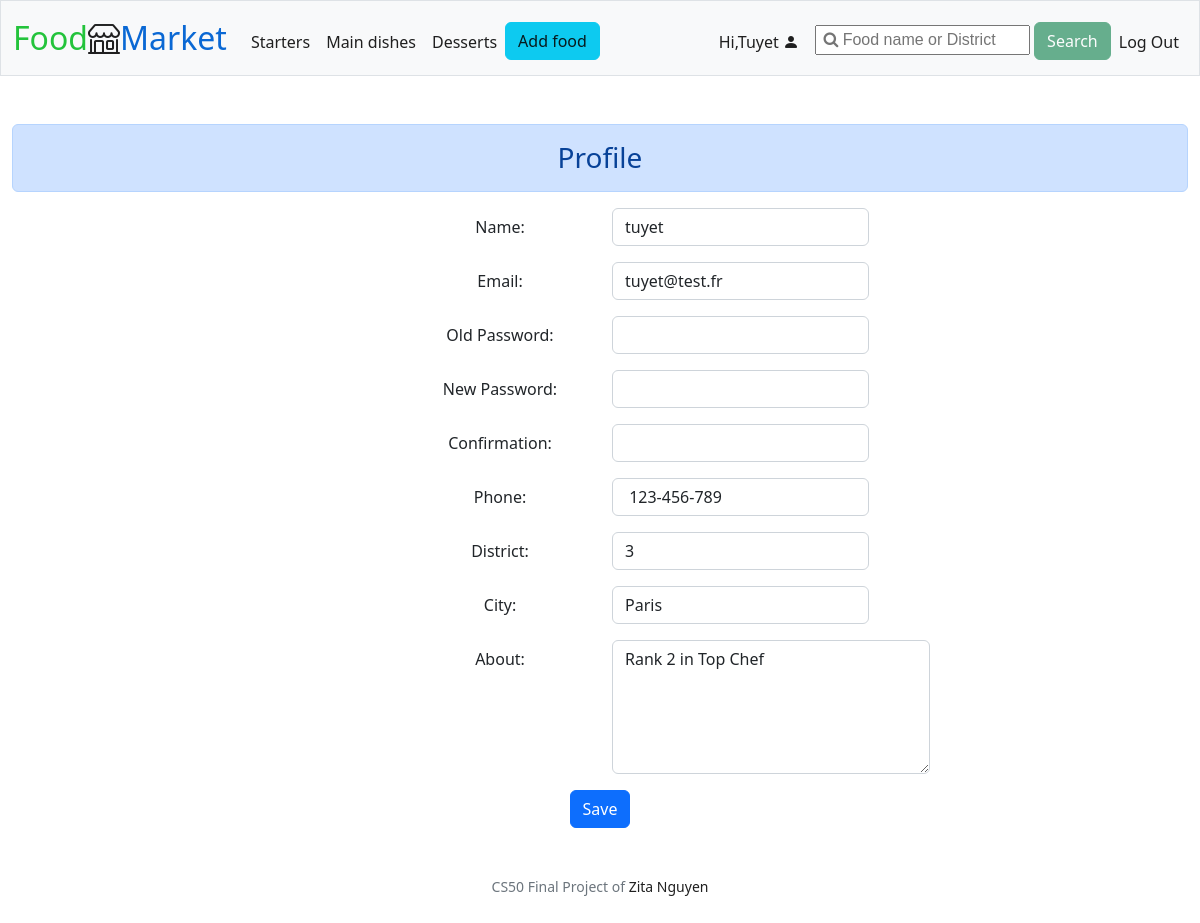
The app's page /edit_profile (signed in) with its own data.
### tables this page shows
CREATE TABLE users (
id INTEGER PRIMARY KEY AUTOINCREMENT,
username TEXT NOT NULL,
email TEXT NOT NULL UNIQUE,
hash TEXT NOT NULL,
role TEXT NOT NULL,
about TEXT);

CREATE TABLE contact (
id INTEGER PRIMARY KEY AUTOINCREMENT,
district TEXT NOT NULL,
city TEXT NOT NULL,
phone TEXT NOT NULL,
user_id INTEGER NOT NULL,
FOREIGN KEY (user_id) REFERENCES users (id)
);

### app.py (the view)
@app.route("/edit_profile", methods=["GET", "POST"])
@login_required
def edit():
    return users.edit_profile(session["user_id"], session["user_role"])

### app.py (called while the page is built)
@app.after_request
def after_request(response):
    response.headers["Cache-Control"] = "no-cache, no-store, must-revalidate"
    response.headers["Expires"] = 0
    response.headers["Pragma"] = "no-cache"
    return response

### helpers.py (called while the page is built)
def login_required(f):
    @wraps(f)
    def decorated_function(*args, **kwargs):
        if session.get("user_id") is None:
            return redirect("/login")
        return f(*args, **kwargs)
    return decorated_function

### queries.py (called while the page is built)
def query_get_seller(id):
    conn = sqlite3.connect("market.db")
    c = conn.cursor()
    c.execute("SELECT users.*, contact.district, contact.city, contact.phone FROM users INNER JOIN contact ON users.id = contact.user_id WHERE users.id = ?", (id,))
    seller = c.fetchone()
    return seller

### templates/edit_profile.html (shortened to what this page needs)
{% extends "layout.html" %}
{% block main %}
<form action="/edit_profile" method="post" class="text-center">
    <div class="alert alert-primary text-center h3" role="alert">
        Profile
    </div>
    <div class="mb-3">
        <div class="form-group row justify-content-center">
            <label for="username" class="col-sm-2 col-form-label">Name:</label>
            <div class="col-sm-2">
                <input autocomplete="off" class="form-control mx-auto w-auto" id="username" name="username" type="text" value="{{ user[1] }}">
            </div>
        </div>
    </div>
    <div class="mb-3">
        <div class="form-group row justify-content-center">
            <label for="email" class="col-sm-2 col-form-label">Email:</label>
            <div class="col-sm-2">
                <input autocomplete="off" class="form-control mx-auto w-auto" id="email" name="email" type="email" value="{{ user[2] }}" readonly="readonly">
            </div>
        </div>
    </div>
    <div class="mb-3">
        <div class="form-group row justify-content-center">
            <label for="old_password" class="col-sm-2 col-form-label">Old Password:</label>
            <div class="col-sm-2">
                <input autocomplete="off" class="form-control mx-auto w-auto" id="old_password" name="old_password" type="password" value="">
            </div>
        </div>
    </div>
    <div class="mb-3">
        <div class="form-group row justify-content-center">
            <label for="new_password" class="col-sm-2 col-form-label">New Password:</label>
            <div class="col-sm-2">
                <input autocomplete="off" class="form-control mx-auto w-auto" id="new_password" name="new_password" type="password" value="">
            </div>
        </div>
    </div>
    <div class="mb-3">
        <div class="form-group row justify-content-center">
            <label for="confirmation" class="col-sm-2 col-form-label">Confirmation:</label>
            <div class="col-sm-2">
                <input autocomplete="off" class="form-control mx-auto w-auto" id="confirmation" name="confirmation" type="password" value="">
            </div>
        </div>
    </div>
    <div id="contact" class="invisible">
        <div class="mb-3">
            <div class="form-group row justify-content-center">
                <label for="phone" class="col-sm-2 col-form-label">Phone:</label>
                <div class="col-sm-2">
                    <input autocomplete="off" class="form-control mx-auto w-auto" id="phone" name="phone" type="text" value=" {{ user[8] if user[8] is not none }}">
                </div>
            </div>
        </div>
        <div class="mb-3">
            <div class="form-group row justify-content-center">
                <label for="district" class="col-sm-2 col-form-label">District:</label>
                <div class="col-sm-2">
                    <input autocomplete="off" class="form-control mx-auto w-auto" id="district" name="district" type="text" value="{{ user[6] if user[6] is not none }}">
                </div>
            </div>
        </div>
        <div class="mb-3">
            <div class="form-group row justify-content-center">
                <label for="city" class="col-sm-2 col-form-label">City:</label>
                <div class="col-sm-2">
                    <input autocomplete="off" class="form-control mx-auto w-auto" id="city" name="city" type="text" value="{{ user[7] if user[7] is not none }}">
                </div>
            </div>
        </div>
        <div class="mb-3">
            <div class="form-group row justify-content-center">
                <label for="about" class="col-sm-2 col-form-label">About:</label>
                <div class="col-sm-2">
                    <textarea class="form-control mx-auto w-auto" name="about" cols="30" rows="5">{{ user[5] if user[5] is not none }}</textarea>
                </div>
            </div>
        </div>
    </div>
    <button class="btn btn-primary" type="submit">Save</button>
</form>
{% endblock %}

### templates/layout.html (shortened to what this page needs)
<!DOCTYPE html>
<html lang="en">
    <head>
        <link href="https://cdn.jsdelivr.net/npm/bootstrap@5.2.0-beta1/dist/css/bootstrap.min.css" rel="stylesheet">
        <link rel="stylesheet" href="https://cdn.jsdelivr.net/npm/bootstrap-icons@1.8.3/font/bootstrap-icons.css">
        <link href="https://cdnjs.cloudflare.com/ajax/libs/font-awesome/4.7.0/css/font-awesome.min.css" rel="stylesheet"/>
        <link href="/static/styles.css" rel="stylesheet">
    </head>
    <body>
        <nav class="bg-light border navbar navbar-expand-md navbar-light">
            <div class="container-fluid">
                <a class="navbar-brand" href="/"><span class="green">Food</span><i class="bi bi-shop"></i><span class="blue">Market</span></a>
                <div class="collapse navbar-collapse" id="navbar">
                    {% if session["user_id"] %}
                        <ul class="navbar-nav me-auto mt-2">
                            <li class="nav-item"><a class="nav-link" href="/starters">Starters</a></li>
                            <li class="nav-item"><a class="nav-link" href="/main_dishes">Main dishes</a></li>
                            <li class="nav-item"><a class="nav-link" href="/desserts">Desserts</a></li>
                            {% if session["user_role"] == "seller" %}
                            <li class="nav-item"><a class="btn btn-info" role="button" href="/add">Add food</a></li>
                            {% endif %}
                        </ul>
                        <ul class="navbar-nav ms-auto mt-2">
                            <li class="nav-item">
                                {% if session["user_role"] == "seller" %}
                                    <a class="nav-link" href="/seller_profile">
                                        Hi,{{ session["user_name"].capitalize() }}
                                        <i class="bi bi-person-fill"></i>
                                    </a>
                                {% else %}
                                    <a class="nav-link" href="/profile">
                                        Hi,{{ session["user_name"].capitalize() }}
                                        <i class="bi bi-person-fill"></i>
                                    </a>
                                {% endif %}
                            </li>
                            <form action="/search" method="post" class="ms-2">
                                <input id="q" name="q" type="search" placeholder=" &#xF002; Food name or District" style="font-family:Arial, FontAwesome">
                                <button id="search_button" class="btn btn-success" type="submit" disabled>Search</i></button>
                            </form>
                            <li class="nav-item"><a class="nav-link" href="/logout">Log Out</a></li>
                        </ul>
                    {% else %}
                        <ul class="navbar-nav ms-auto mt-2">
                            <li class="nav-item"><a class="nav-link" href="/register">Register</a></li>
                            <li class="nav-item"><a class="nav-link" href="/login">Log In</a></li>
                        </ul>
                    {% endif %}
                </div>
            </div>
        </nav>
        <main class="container-fluid py-5">
            {% block main %}{% endblock %}
        </main>
        <footer class="mb-5 small text-center text-muted">
            CS50 Final Project of <a href="https://github.com/ZitaNguyen">Zita Nguyen</a>
        </footer>
    </body>
</html>

### static/styles.css (style rules this page uses)
a:link, a:visited { text-decoration: none; color: rgba(7, 7, 7, 0.9); }
nav .navbar-brand { font-size: xx-large; }
nav .navbar-brand .green { color: #23c33b; }
nav .navbar-brand .blue { color: #0a68d4; }
ul { list-style: none; }

### records on screen
users: user_name "Tuyet", username "tuyet", email "tuyet@test.fr", about "Rank 2 in Top Chef"
contact: phone "123-456-789", district "3", city "Paris"
